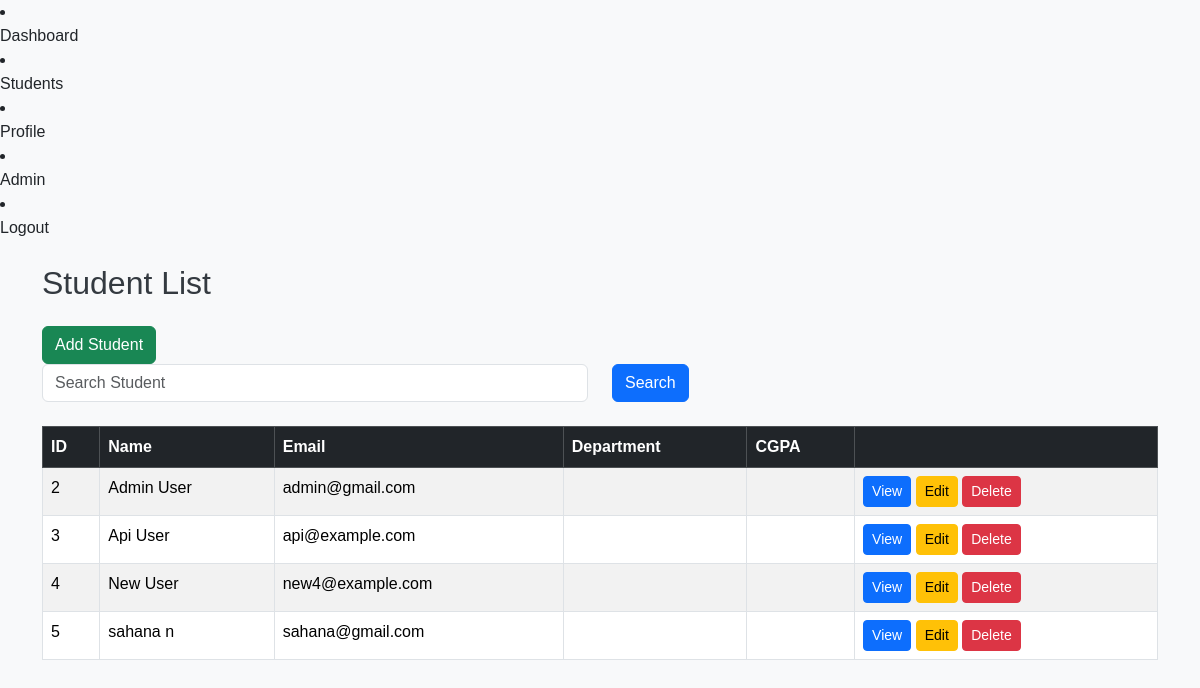
The app's page /students/students/ (signed in) with its own data.
### students/models.py (models this page shows, shortened)
class Student(models.Model):
    GENDER_CHOICES = (
        ('Male', 'Male'),
        ('Female', 'Female'),
        ('Other', 'Other')
    )
    user = models.OneToOneField(settings.AUTH_USER_MODEL, on_delete=models.CASCADE, related_name="student_profile")
    dob = models.DateField()
    gender = models.CharField(max_length=10, choices=GENDER_CHOICES, default='Male')
    cgpa = models.DecimalField(max_digits=3, decimal_places=2)
    photo = models.ImageField(upload_to='students/', null=True, blank=True)
    department = models.ForeignKey(Department, on_delete=models.CASCADE, related_name='students')
    courses = models.ManyToManyField(Course, blank=True)
    created_at = models.DateTimeField(auto_now_add=True)
    updated_at = models.DateTimeField(auto_now=True)

### accounts/models.py (models this page shows, shortened)
class CustomUser(AbstractUser):
    ROLE_CHOICES=(
        ('ADMIN','Admin'),
        ('STUDENT','Student'),
        ('TEACHER','Teacher')
    )
    phone=models.CharField(max_length=20,blank=True)
    profile_picture=models.ImageField(upload_to='profile_pictures',blank=True,null=True)
    role=models.CharField(max_length=20,choices=ROLE_CHOICES,default='STUDENT')

### students/views.py (the view)
# urls.py: path("students/", StudentListView.as_view(), name="student_list"),
class StudentListView(LoginRequiredMixin, ListView):
    model = Student
    template_name = "students/student_list.html"
    context_object_name = "students"
    def get_queryset(self):
        queryset = Student.objects.select_related(
            "user",
            "department"
        ).prefetch_related("courses")
        search = self.request.GET.get("search")
        if search:
            queryset = queryset.filter(
                user__first_name__icontains=search
            )
        return queryset.order_by("user__first_name")
    def get_context_data(self, **kwargs):
        context = super().get_context_data(**kwargs)
        context["search"] = self.request.GET.get("search", "")
        return context

### templates/students/student_list.html
{% extends "base.html" %}
{% block content %}
<h2 class="mb-4">
    Student List
</h2>
{% if request.user.role == "ADMIN" or request.user.role == "TEACHER" %}
<a href="{% url 'student_add' %}" class="btn btn-success">
Add Student
</a>
{% endif %}
<form method="GET">
<div class="row">
<div class="col-md-6">
<input
type="text"
name="search"
class="form-control"
placeholder="Search Student"
value="{{ search }}">
</div>
<div class="col-md-2">
<button
class="btn btn-primary">
Search
</button>
</div>
</div>
</form>
<br>
<table class="table table-bordered table-striped">
    <thead class="table-dark">
        <tr>
            <th>ID</th>
            <th>Name</th>
            <th>Email</th>
            <th>Department</th>
            <th>CGPA</th>
            <th></th>
        </tr>
    </thead>
    <tbody>
    {% for student in students %}
        <tr>
            <td>{{ student.id }}</td>
            <td>{{ student.user.get_full_name }}</td>
            <td>{{ student.user.email }}</td>
            <td>{{ student.user.department }}</td>
            <td>{{ student.user.cgpa }}</td>
         <td>
<a
href="{% url 'student_detail' student.id %}"
class="btn btn-primary btn-sm">
View
</a>
{% if request.user.role == "ADMIN" or request.user.role == "TEACHER" %}
<a href="{% url 'student_update' student.id %}"
class="btn btn-warning btn-sm">
Edit
</a>
{% endif %}
{% if request.user.role == "ADMIN" %}
<a href="{% url 'student_delete' student.id %}"
class="btn btn-danger btn-sm">
Delete
</a>
{% endif %}
</td>
        </tr>
    {% empty %}
        <tr>
            <td colspan="6">
                No students found.
            </td>
        </tr>
    {% endfor %}
    </tbody>
</table>
{% endblock %}

### templates/base.html (shortened to what this page needs)
<!DOCTYPE html>
<html lang="en">
<head>
{% load static %}
<link href="https://cdn.jsdelivr.net/npm/bootstrap@5.3.3/dist/css/bootstrap.min.css"
      rel="stylesheet">
<link rel="stylesheet"
      href="{% static 'css/style.css' %}">
</head>
<body>
{% if user.is_authenticated %}
<li class="nav-item">
<a class="nav-link" href="{% url 'home' %}">
Dashboard
</a>
</li>
<li class="nav-item">
<a class="nav-link" href="{% url 'student_list' %}">
Students
</a>
</li>
<li class="nav-item">
<a class="nav-link" href="{% url 'profile' %}">
Profile
</a>
</li>
{% if request.user.role == "ADMIN" %}
<li class="nav-item">
<a class="nav-link" href="/admin/">
Admin
</a>
</li>
{% endif %}
<li class="nav-item">
<form method="post" action="{% url 'logout' %}">
<button class="btn btn-link nav-link">
Logout
</button>
</form>
</li>
{% endif %}
<div class="container mt-4">
    {% block content %}
    {% endblock %}
</div>
</body>
</html>

### static/css/style.css (style rules this page uses)
body { background-color: #f8f9fa; font-family: Arial, sans-serif; }
h1,h2,h3 { color: #343a40; }
table { background: #f8f9fa; }

### records on screen
Student: id "2", user.get_full_name "Admin User", user.email "admin@gmail.com"
Student: id "3", user.get_full_name "Api User", user.email "api@example.com"
Student: id "4", user.get_full_name "New User", user.email "new4@example.com"
Student: id "5", user.get_full_name "sahana n", user.email "sahana@gmail.com"
